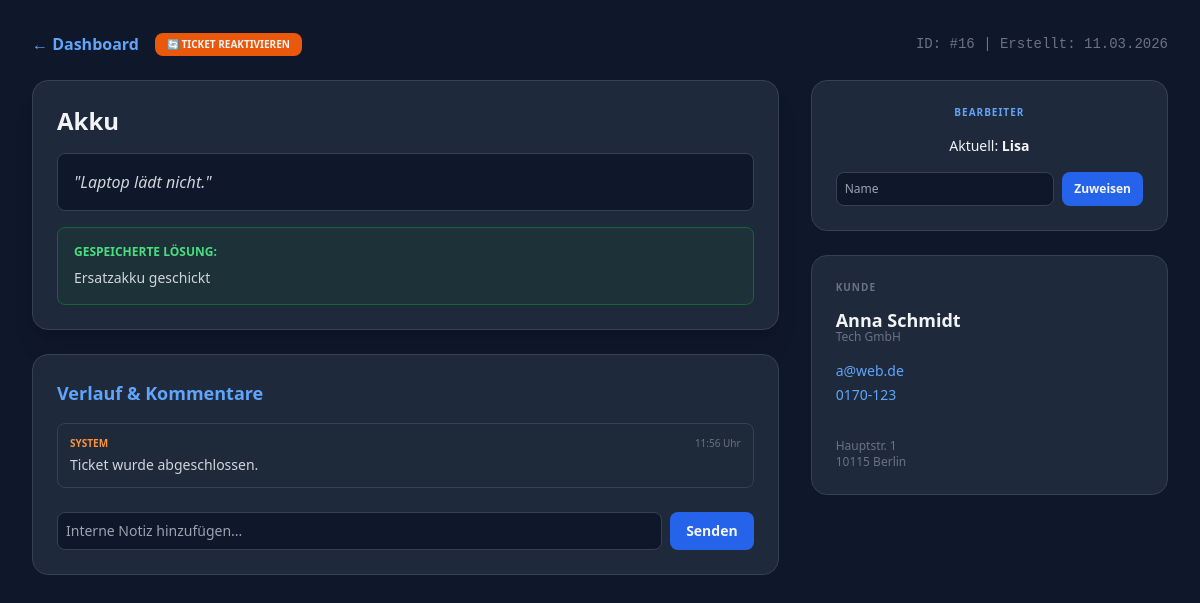
/support/ticket/16, run on the app's committed database.
### models.py (models this page shows, shortened)
class Ticket(db.Model):
    __tablename__ = 'ticket'
    id = db.Column(db.Integer, primary_key=True)
    titel = db.Column(db.String(100), nullable=False)
    beschreibung = db.Column(db.Text, nullable=False)
    prioritaet = db.Column(db.String(20), default='Mittel')
    kategorie = db.Column(db.String(50), default='Allgemein')
    status = db.Column(db.String(20), default='Offen')
    bearbeiter = db.Column(db.String(100), default='Nicht zugewiesen')
    datum = db.Column(db.DateTime, default=lambda: datetime.now(timezone.utc))
    loesung = db.Column(db.Text)
    kunde_name = db.Column(db.String(100))
    kunde_firma = db.Column(db.String(100))
    kunde_email = db.Column(db.String(100))
    kunde_telefon = db.Column(db.String(50))
    kunde_strasse = db.Column(db.String(100))
    kunde_plz = db.Column(db.String(10))
    kunde_ort = db.Column(db.String(100))
    comments = db.relationship('Comment', backref='ticket', lazy=True, cascade="all, delete-orphan")

class Comment(db.Model):
    __tablename__ = 'comment'
    id = db.Column(db.Integer, primary_key=True)
    text = db.Column(db.Text, nullable=False)
    datum = db.Column(db.DateTime, default=lambda: datetime.now(timezone.utc))
    author = db.Column(db.String(50), default='System')
    ticket_id = db.Column(db.Integer, db.ForeignKey('ticket.id'), nullable=False)

### app.py (the view)
@app.route('/support/ticket/<int:id>')
def ticket_detail(id):
    ticket = Ticket.query.get_or_404(id)
    return render_template('detail.html', ticket=ticket)

### templates/detail.html (shortened to what this page needs)
<!DOCTYPE html>
<html lang="de">
<head>
    <script src="https://cdn.tailwindcss.com"></script>
</head>
<body class="bg-[#0f172a] text-gray-100 p-8">
    <div class="max-w-6xl mx-auto">
        <div class="flex justify-between items-center mb-6">
            <div class="flex items-center gap-4">
                <a href="/support" class="text-blue-400 font-bold hover:underline">← Dashboard</a>
                {% if ticket.status == 'Erledigt' %}
                <a href="/reopen/{{ ticket.id }}" class="bg-orange-600 hover:bg-orange-500 px-3 py-1 rounded-lg text-[10px] font-bold uppercase transition flex items-center gap-1">
                    🔄 Ticket reaktivieren
                </a>
                {% endif %}
            </div>
            <span class="text-gray-500 text-sm font-mono">ID: #{{ ticket.id }} | Erstellt: {{ ticket.datum.strftime('%d.%m.%Y') }}</span>
        </div>
        <div class="grid grid-cols-1 lg:grid-cols-3 gap-8">
            <div class="lg:col-span-2 space-y-6">
                <div class="bg-[#1e293b] p-6 rounded-2xl border border-gray-700 shadow-xl">
                    <h1 class="text-2xl font-bold mb-4">{{ ticket.titel }}</h1>
                    <div class="bg-[#0f172a] p-4 rounded-lg text-gray-300 border border-gray-700 italic mb-4">
                        "{{ ticket.beschreibung }}"
                    </div>
                    {% if ticket.loesung %}
                    <div class="mt-4 p-4 bg-green-900/20 border border-green-800 rounded-lg">
                        <h4 class="text-green-400 text-xs font-bold uppercase mb-2">Gespeicherte Lösung:</h4>
                        <p class="text-sm text-gray-300">{{ ticket.loesung }}</p>
                    </div>
                    {% endif %}
                </div>
                <div class="bg-[#1e293b] p-6 rounded-2xl border border-gray-700">
                    <h3 class="text-lg font-bold mb-4 text-blue-400">Verlauf & Kommentare</h3>
                    <div class="space-y-4 mb-6">
                        {% for c in ticket.comments %}
                        <div class="p-3 rounded-lg border {% if c.author == 'System' %}bg-gray-800/30 border-gray-700{% else %}bg-[#0f172a] border-blue-900/30{% endif %}">
                            <div class="flex justify-between text-[10px] mb-1">
                                <span class="font-bold {% if c.author == 'System' %}text-orange-400{% else %}text-blue-400{% endif %} uppercase">{{ c.author }}</span>
                                <span class="text-gray-500">{{ c.datum.strftime('%H:%M Uhr') }}</span>
                            </div>
                            <p class="text-sm text-gray-300">{{ c.text }}</p>
                        </div>
                        {% endfor %}
                    </div>
                    <form action="/comment/{{ ticket.id }}" method="POST" class="flex gap-2">
                        <input type="text" name="comment_text" placeholder="Interne Notiz hinzufügen..." required class="flex-1 bg-[#0f172a] border border-gray-700 rounded-lg p-2 text-sm text-white outline-none focus:border-blue-500">
                        <button type="submit" class="bg-blue-600 hover:bg-blue-500 px-4 py-2 rounded-lg text-sm font-bold transition">Senden</button>
                    </form>
                </div>
            </div>
            <div class="space-y-6">
                <div class="bg-[#1e293b] p-6 rounded-2xl border border-gray-700 text-center">
                    <h3 class="text-blue-400 text-[10px] font-bold uppercase mb-4 tracking-widest">Bearbeiter</h3>
                    <p class="text-sm mb-4">Aktuell: <span class="font-bold">{{ ticket.bearbeiter }}</span></p>
                    <form action="/assign/{{ ticket.id }}" method="POST" class="flex gap-2">
                        <input type="text" name="bearbeiter" placeholder="Name" required class="flex-1 bg-[#0f172a] border border-gray-700 rounded-lg p-2 text-xs text-white">
                        <button type="submit" class="bg-blue-600 px-3 py-2 rounded-lg text-xs font-bold transition">Zuweisen</button>
                    </form>
                </div>
                <div class="bg-[#1e293b] p-6 rounded-2xl border border-gray-700">
                    <h3 class="text-gray-500 text-[10px] font-bold uppercase mb-4 tracking-widest">Kunde</h3>
                    <p class="font-bold text-lg leading-none">{{ ticket.kunde_name }}</p>
                    <p class="text-gray-500 text-xs mb-4">{{ ticket.kunde_firma or 'Privat' }}</p>
                    <div class="text-blue-400 text-sm space-y-1 mb-4">
                        <p>{{ ticket.kunde_email }}</p>
                        <p>{{ ticket.kunde_telefon }}</p>
                    </div>
                    <div class="text-xs text-gray-500 pt-4 border-t border-gray-800">
                        <p>{{ ticket.kunde_strasse }}</p>
                        <p>{{ ticket.kunde_plz }} {{ ticket.kunde_ort }}</p>
                    </div>
                </div>
            </div>
        </div>
    </div>
</body>
</html>

### data on the page
Ticket: id "16", datum "11.03.2026", titel "Akku", beschreibung "Laptop lädt nicht.", loesung "Ersatzakku geschickt", bearbeiter "Lisa", kunde_name "Anna Schmidt", kunde_firma "Tech GmbH", kunde_email "a@web.de", kunde_telefon "0170-123", kunde_strasse "Hauptstr. 1", kunde_plz "10115", kunde_ort "Berlin"
Comment: author "SYSTEM", datum "11:56 Uhr", text "Ticket wurde abgeschlossen."
